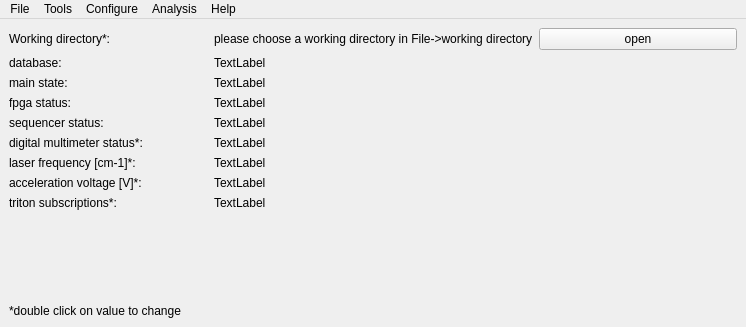
<?xml version="1.0" encoding="UTF-8"?>
<ui version="4.0">
 <class>TildaMainWindow</class>
 <widget class="QMainWindow" name="TildaMainWindow">
  <property name="geometry">
   <rect>
    <x>0</x>
    <y>0</y>
    <width>746</width>
    <height>327</height>
   </rect>
  </property>
  <property name="windowTitle">
   <string>Tilda</string>
  </property>
  <property name="windowIcon">
   <iconset>
    <normaloff>../icons/Tilda256.ico</normaloff>../icons/Tilda256.ico</iconset>
  </property>
  <property name="locale">
   <locale language="English" country="UnitedStates"/>
  </property>
  <widget class="QWidget" name="centralwidget">
   <layout class="QGridLayout" name="gridLayout">
    <item row="5" column="0">
     <widget class="QLabel" name="label_6">
      <property name="text">
       <string>sequencer status:</string>
      </property>
     </widget>
    </item>
    <item row="3" column="0">
     <widget class="QLabel" name="label">
      <property name="text">
       <string>main state:</string>
      </property>
     </widget>
    </item>
    <item row="3" column="2">
     <widget class="QLabel" name="label_main_status">
      <property name="text">
       <string>TextLabel</string>
      </property>
     </widget>
    </item>
    <item row="0" column="2">
     <widget class="QLabel" name="label_workdir_set">
      <property name="text">
       <string>please choose a working directory in File-&gt;working directory</string>
      </property>
     </widget>
    </item>
    <item row="1" column="2">
     <widget class="QLabel" name="label_database">
      <property name="text">
       <string>TextLabel</string>
      </property>
     </widget>
    </item>
    <item row="1" column="0">
     <widget class="QLabel" name="label_2">
      <property name="text">
       <string>database:</string>
      </property>
     </widget>
    </item>
    <item row="8" column="2">
     <widget class="QLabel" name="label_acc_volt_set">
      <property name="text">
       <string>TextLabel</string>
      </property>
     </widget>
    </item>
    <item row="8" column="0">
     <widget class="QLabel" name="label_4">
      <property name="text">
       <string>acceleration voltage [V]*:</string>
      </property>
     </widget>
    </item>
    <item row="7" column="2">
     <widget class="QLabel" name="label_laser_freq_set">
      <property name="text">
       <string>TextLabel</string>
      </property>
     </widget>
    </item>
    <item row="7" column="0">
     <widget class="QLabel" name="label_3">
      <property name="text">
       <string>laser frequency [cm-1]*:</string>
      </property>
     </widget>
    </item>
    <item row="5" column="2">
     <widget class="QLabel" name="label_sequencer_status_set">
      <property name="text">
       <string>TextLabel</string>
      </property>
     </widget>
    </item>
    <item row="6" column="0">
     <widget class="QLabel" name="label_8">
      <property name="text">
       <string>digital multimeter status*:</string>
      </property>
     </widget>
    </item>
    <item row="4" column="0">
     <widget class="QLabel" name="label_7">
      <property name="text">
       <string>fpga status:</string>
      </property>
     </widget>
    </item>
    <item row="4" column="2">
     <widget class="QLabel" name="label_fpga_state_set">
      <property name="text">
       <string>TextLabel</string>
      </property>
     </widget>
    </item>
    <item row="11" column="0">
     <widget class="QLabel" name="label_5">
      <property name="text">
       <string>*double click on value to change</string>
      </property>
     </widget>
    </item>
    <item row="6" column="2">
     <widget class="QLabel" name="label_dmm_status">
      <property name="text">
       <string>TextLabel</string>
      </property>
     </widget>
    </item>
    <item row="10" column="0">
     <spacer name="verticalSpacer">
      <property name="orientation">
       <enum>Qt::Vertical</enum>
      </property>
      <property name="sizeHint" stdset="0">
       <size>
        <width>20</width>
        <height>40</height>
       </size>
      </property>
     </spacer>
    </item>
    <item row="0" column="0">
     <widget class="QLabel" name="label_workdir">
      <property name="text">
       <string>Working directory*:</string>
      </property>
     </widget>
    </item>
    <item row="0" column="3">
     <widget class="QPushButton" name="pushButton_open_dir">
      <property name="locale">
       <locale language="English" country="UnitedKingdom"/>
      </property>
      <property name="text">
       <string>open</string>
      </property>
      <property name="icon">
       <iconset>
        <normaloff>../icons/open_folder.ico</normaloff>../icons/open_folder.ico</iconset>
      </property>
     </widget>
    </item>
    <item row="9" column="0">
     <widget class="QLabel" name="label_9">
      <property name="text">
       <string>triton subscriptions*:</string>
      </property>
     </widget>
    </item>
    <item row="9" column="2">
     <widget class="QLabel" name="label_triton_subscription">
      <property name="text">
       <string>TextLabel</string>
      </property>
     </widget>
    </item>
   </layout>
  </widget>
  <widget class="QMenuBar" name="menubar">
   <property name="geometry">
    <rect>
     <x>0</x>
     <y>0</y>
     <width>746</width>
     <height>26</height>
    </rect>
   </property>
   <widget class="QMenu" name="menuTilda_MainWindow">
    <property name="title">
     <string>File</string>
    </property>
    <addaction name="actionWorking_directory"/>
    <addaction name="actionLoad_spectra"/>
   </widget>
   <widget class="QMenu" name="menuView">
    <property name="title">
     <string>Tools</string>
    </property>
    <addaction name="actionScan_Control"/>
    <addaction name="actionSimple_Counter"/>
    <addaction name="actionMQTT_Simple_Counter"/>
    <addaction name="actionSet_Laser_Frequency"/>
    <addaction name="actionSet_acceleration_voltage"/>
    <addaction name="actionPulse_pattern_generator"/>
    <addaction name="actionPost_acceleration_power_supply_control"/>
    <addaction name="actionDigital_Multimeters"/>
    <addaction name="actionJob_Stacker"/>
   </widget>
   <widget class="QMenu" name="menuHelp">
    <property name="title">
     <string>Help</string>
    </property>
    <addaction name="actionVersion"/>
   </widget>
   <widget class="QMenu" name="menuConfigure">
    <property name="title">
     <string>Configure</string>
    </property>
    <addaction name="actionoptions"/>
   </widget>
   <widget class="QMenu" name="menuAnalysis">
    <property name="title">
     <string>Analysis</string>
    </property>
    <addaction name="actionPolliFit"/>
   </widget>
   <addaction name="menuTilda_MainWindow"/>
   <addaction name="menuView"/>
   <addaction name="menuConfigure"/>
   <addaction name="menuAnalysis"/>
   <addaction name="menuHelp"/>
  </widget>
  <action name="actionTracks">
   <property name="text">
    <string>Tracks</string>
   </property>
  </action>
  <action name="actionScan_Control">
   <property name="text">
    <string>Scan Control</string>
   </property>
   <property name="shortcut">
    <string>Ctrl+S</string>
   </property>
  </action>
  <action name="actionVersion">
   <property name="text">
    <string>Version</string>
   </property>
  </action>
  <action name="actionHardware_setup">
   <property name="text">
    <string>hardware setup</string>
   </property>
  </action>
  <action name="actionWorking_directory">
   <property name="text">
    <string>working directory</string>
   </property>
   <property name="toolTip">
    <string>working directory, Ctrl+W</string>
   </property>
   <property name="shortcut">
    <string>Ctrl+W</string>
   </property>
  </action>
  <action name="actionVoltage_Measurement">
   <property name="text">
    <string>Voltage Measurement</string>
   </property>
  </action>
  <action name="actionPost_acceleration_power_supply_control">
   <property name="text">
    <string>Post acceleration power supplies</string>
   </property>
   <property name="toolTip">
    <string>Post acceleration power supplies, Ctrl+P</string>
   </property>
   <property name="shortcut">
    <string>Ctrl+P</string>
   </property>
  </action>
  <action name="actionSimple_Counter">
   <property name="checkable">
    <bool>false</bool>
   </property>
   <property name="icon">
    <iconset>
     <normaloff>../icons/SimpleCounterNew.ico</normaloff>../icons/SimpleCounterNew.ico</iconset>
   </property>
   <property name="text">
    <string>Simple Counter</string>
   </property>
   <property name="font">
    <font/>
   </property>
  </action>
  <action name="actionSet_Laser_Frequency">
   <property name="text">
    <string>set laser frequency</string>
   </property>
   <property name="toolTip">
    <string>set laser frequency, Ctrl+L</string>
   </property>
   <property name="shortcut">
    <string>Ctrl+L</string>
   </property>
  </action>
  <action name="actionSet_acceleration_voltage">
   <property name="text">
    <string>set acceleration voltage</string>
   </property>
   <property name="toolTip">
    <string>set acceleration voltage, Ctrl+V</string>
   </property>
   <property name="shortcut">
    <string>Ctrl+V</string>
   </property>
  </action>
  <action name="actionTilda_Passive">
   <property name="text">
    <string>Tilda Passive</string>
   </property>
  </action>
  <action name="actionLoad_spectra">
   <property name="text">
    <string>load spectra</string>
   </property>
   <property name="toolTip">
    <string>load spectra, Ctrl+O</string>
   </property>
   <property name="shortcut">
    <string>Ctrl+O</string>
   </property>
  </action>
  <action name="actionDigital_Multimeters">
   <property name="text">
    <string>Digital Multimeters</string>
   </property>
   <property name="toolTip">
    <string>Digital Multimeters, Ctrl+D</string>
   </property>
   <property name="shortcut">
    <string>Ctrl+D</string>
   </property>
  </action>
  <action name="actionPolliFit">
   <property name="text">
    <string>PolliFit</string>
   </property>
   <property name="toolTip">
    <string>PolliFit, Ctrl+A</string>
   </property>
   <property name="shortcut">
    <string>Ctrl+A</string>
   </property>
  </action>
  <action name="actionPulse_pattern_generator">
   <property name="text">
    <string>pulse pattern generator</string>
   </property>
   <property name="shortcut">
    <string>Ctrl+G</string>
   </property>
  </action>
  <action name="actionShow_scan_finished_win">
   <property name="checkable">
    <bool>true</bool>
   </property>
   <property name="checked">
    <bool>true</bool>
   </property>
   <property name="text">
    <string>show scan finished win</string>
   </property>
  </action>
  <action name="actionPre_scan_timeout">
   <property name="text">
    <string>pre scan timeout</string>
   </property>
  </action>
  <action name="actionJob_Stacker">
   <property name="text">
    <string>Job Stacker</string>
   </property>
   <property name="toolTip">
    <string>Job Stacker, Ctrl+J</string>
   </property>
   <property name="shortcut">
    <string>Ctrl+J</string>
   </property>
  </action>
  <action name="actionoptions">
   <property name="text">
    <string>Options</string>
   </property>
  </action>
  <action name="actionMQTT_Simple_Counter">
   <property name="text">
    <string>MQTT Simple Counter</string>
   </property>
  </action>
 </widget>
 <resources/>
 <connections/>
</ui>
